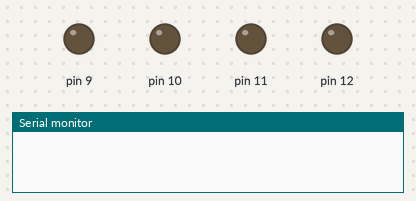
Recording of a sketch running on a simulated Arduino Uno, built with avr-gcc and run on an emulated ATmega328P. On the bench: output pins drawn as LEDs (lit = HIGH), the last lines printed to the serial monitor.

Above: at 0.1 s.
At 1.1 s:
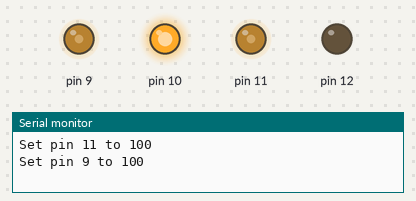
At 104.1 s:
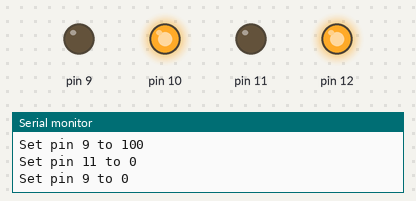
Timing chart, 0 to 105.6 s (numbered marks = the images above):
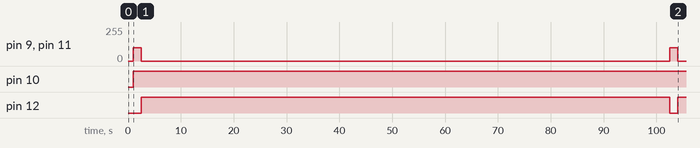

The sketch:

robotcontrol.ino
```cpp
#include "motor.hpp"

// define pins
#define MOTLPWM 11
#define MOTLDIR 12

#define MOTRPWM 9 // PIN 9 is a PWM pin
#define MOTRDIR 10

// define any other constants
// todo
#define MAXPWM 255
#define MOTPWM 100
#define MOTOFF 0
#define LEFTADJ -1
#define RIGHTADJ 1

// define motor classes
mtrn3100::Motor leftMotor(MOTLPWM, MOTLDIR);
mtrn3100::Motor rightMotor(MOTRPWM, MOTRDIR);


void setup() {
  Serial.begin(9600);
  // wait for 1 seconds
  delay(1000);
}

void loop() {

  // basic movement
  leftMotor.setPWM(MOTPWM * LEFTADJ);
  rightMotor.setPWM(MOTPWM * RIGHTADJ);

  // Serial.print("left motor set at: ");
  // Serial.print(MOTPWM * LEFTADJ);
  // Serial.print(" right motor set at: ");
  // Serial.println(MOTPWM * RIGHTADJ);

  delay(1500);

  // leftMotor.move(leftMotor, rightMotor, 200, 100);

  leftMotor.setPWM(MOTOFF);
  rightMotor.setPWM(MOTOFF);

  // Serial.print("left motor set at: ");
  // Serial.print(MOTOFF);
  // Serial.print(" right motor set at: ");
  // Serial.println(MOTOFF);

  delay(99999);

}
```

motor.hpp
```cpp
#pragma once

#include <Arduino.h>

#include "math.h"

namespace mtrn3100 {

class Motor {
public:
    Motor( uint8_t pwm_pin, uint8_t in2) :  pwm_pin(pwm_pin), dir_pin(in2) {
        Serial.begin(9600);
        // TODO: Set both pins as output
        pinMode(pwm_pin, OUTPUT);
        pinMode(dir_pin, OUTPUT);
    }


    // This function outputs the desired motor direction and the PWM signal.
    // NOTE: a pwm signal > 255 could cause troubles as such ensure that pwm is clamped between 0 - 255.

    void setPWM(int16_t pwm) {

      // TODO: Output digital direction pin based on if input signal is positive or negative.
      if (pwm >= 0) {
        digitalWrite(dir_pin, HIGH);
      } else {
        digitalWrite(dir_pin, LOW);
      }

      // TODO: Output PWM signal between 0 - 255.
      int16_t finalPWM = abs(pwm);
      if (finalPWM > 255) {
        finalPWM = 255;
      }
      analogWrite(pwm_pin, finalPWM);

      Serial.print("Set pin ");
      Serial.print(pwm_pin);
      Serial.print(" to ");
      Serial.println(finalPWM);
    }

    // moves dist amount of mm
    void move(Motor left, Motor right, int16_t dist, int16_t pwm) {
      int16_t delay_time = dist / mm_per_delay;

      // 200mm = 1500 delay (100 PWM)
      left.setPWM(pwm * -1);
      right.setPWM(pwm);

      delay(delay_time);

      left.setPWM(0);
      right.setPWM(0);
    }

private:
    const uint8_t pwm_pin;
    const uint8_t dir_pin;
    const uint16_t mm_per_delay = 0.133333333333333333;
};

}  // namespace mtrn3100
```

Measured:
- by itself, pin 9, pin 11: alternates 100/255 for 1.5 s and 0/255 for 100 s
- by itself, pin 10: LOW → HIGH at 1.0 s
- by itself, pin 12: LOW → HIGH at 2.5 s, → LOW 100 s later, → HIGH 1.5 s later
